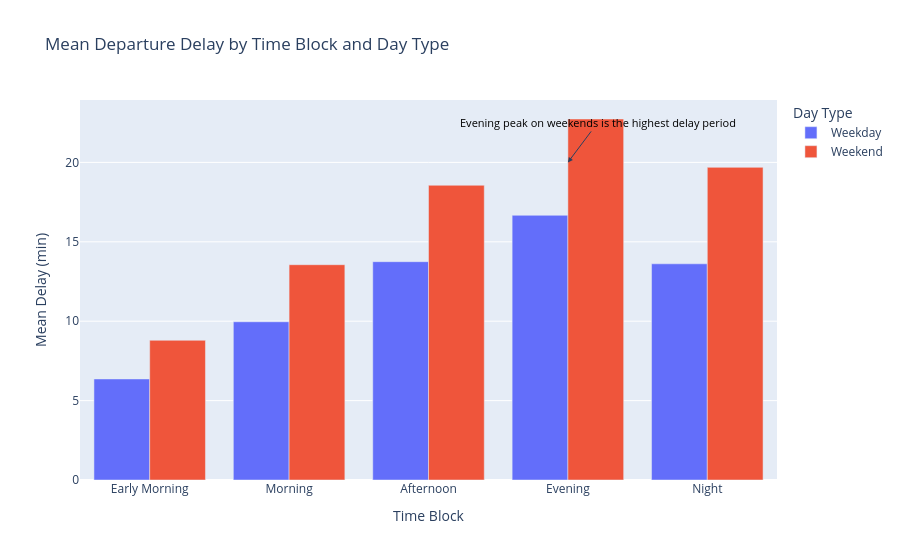

The code cell stored with this chart in its notebook:
### Code cell
# Set style for nicer plots
sns.set_style("whitegrid")

# 1. Distribution of departure and arrival delays
plt.figure(figsize=(14, 5))

plt.subplot(1, 2, 1)
sns.histplot(flight_data['DepDelay'], bins=50, kde=True, color='blue')
plt.title('Departure Delay Distribution (minutes)')
plt.xlabel('DepDelay (min)')
plt.xlim(-30, 200)  # Zoom to reasonable range

plt.subplot(1, 2, 2)
sns.histplot(flight_data['ArrDelay'], bins=50, kde=True, color='green')
plt.title('Arrival Delay Distribution (minutes)')
plt.xlabel('ArrDelay (min)')
plt.xlim(-60, 200)

plt.tight_layout()
plt.show()

# 2. Average delay by departure hour
hourly_delay = flight_data.groupby('DepHour')['DepDelay'].mean().reset_index()
plt.figure(figsize=(10, 6))
sns.lineplot(x='DepHour', y='DepDelay', data=hourly_delay, marker='o', color='purple')
plt.title('Average Departure Delay by Scheduled Hour')
plt.xlabel('Departure Hour (CRS)')
plt.ylabel('Mean Delay (minutes)')
plt.axhline(0, color='gray', linestyle='--')
plt.show()

# 3. Average delay by time block
import plotly.express as px

# Средняя задержка по времени суток и типу дня
time_block_delay = flight_data.groupby(['TimeBlock', 'IsWeekend'])['DepDelay'].mean().reset_index()
time_block_delay['Period'] = time_block_delay['IsWeekend'].map({0: 'Weekday', 1: 'Weekend'})

fig = px.bar(
    time_block_delay,
    x='TimeBlock',
    y='DepDelay',
    color='Period',
    barmode='group',
    title='Mean Departure Delay by Time Block and Day Type',
    labels={'DepDelay': 'Mean Delay (min)', 'TimeBlock': 'Time Block'},
    category_orders={'TimeBlock': ['Early Morning', 'Morning', 'Afternoon', 'Evening', 'Night']}
)

fig.update_layout(
    yaxis_title='Mean Delay (min)',
    xaxis_title='Time Block',
    legend_title='Day Type',
    bargap=0.2
)

fig.add_annotation(
    text='Evening peak on weekends is the highest delay period',
    x='Evening',
    y=20,
    showarrow=True,
    arrowhead=2,
    ax=30,
    ay=-40,
    font=dict(size=11, color='black')
)

fig.show()

### Figure 1 — Plotly figure (JSON) as saved in the notebook; plotly's stock layout.template omitted (floating-point values rounded to 4 significant figures)
{"data": [{"alignmentgroup": "True", "hovertemplate": "Period=Weekday<br>Time Block=%{x}<br>Mean Delay (min)=%{y}<extra></extra>", "legendgroup": "Weekday", "marker": {"color": "#636efa", "pattern": {"shape": ""}}, "name": "Weekday", "offsetgroup": "Weekday", "orientation": "v", "showlegend": true, "textposition": "auto", "type": "bar", "x": ["Afternoon", "Early Morning", "Evening", "Morning", "Night"], "xaxis": "x", "y": [13.75, 6.363, 16.67, 9.963, 13.61], "yaxis": "y"}, {"alignmentgroup": "True", "hovertemplate": "Period=Weekend<br>Time Block=%{x}<br>Mean Delay (min)=%{y}<extra></extra>", "legendgroup": "Weekend", "marker": {"color": "#EF553B", "pattern": {"shape": ""}}, "name": "Weekend", "offsetgroup": "Weekend", "orientation": "v", "showlegend": true, "textposition": "auto", "type": "bar", "x": ["Afternoon", "Early Morning", "Evening", "Morning", "Night"], "xaxis": "x", "y": [18.56, 8.797, 22.73, 13.56, 19.69], "yaxis": "y"}], "layout": {"annotations": [{"arrowhead": 2, "ax": 30, "ay": -40, "font": {"color": "black", "size": 11}, "showarrow": true, "text": "Evening peak on weekends is the highest delay period", "x": "Evening", "y": 20}], "bargap": 0.2, "barmode": "group", "legend": {"title": {"text": "Day Type"}, "tracegroupgap": 0}, "title": {"text": "Mean Departure Delay by Time Block and Day Type"}, "xaxis": {"anchor": "y", "categoryarray": ["Early Morning", "Morning", "Afternoon", "Evening", "Night"], "categoryorder": "array", "domain": [0, 1], "title": {"text": "Time Block"}}, "yaxis": {"anchor": "x", "domain": [0, 1], "title": {"text": "Mean Delay (min)"}}}}
